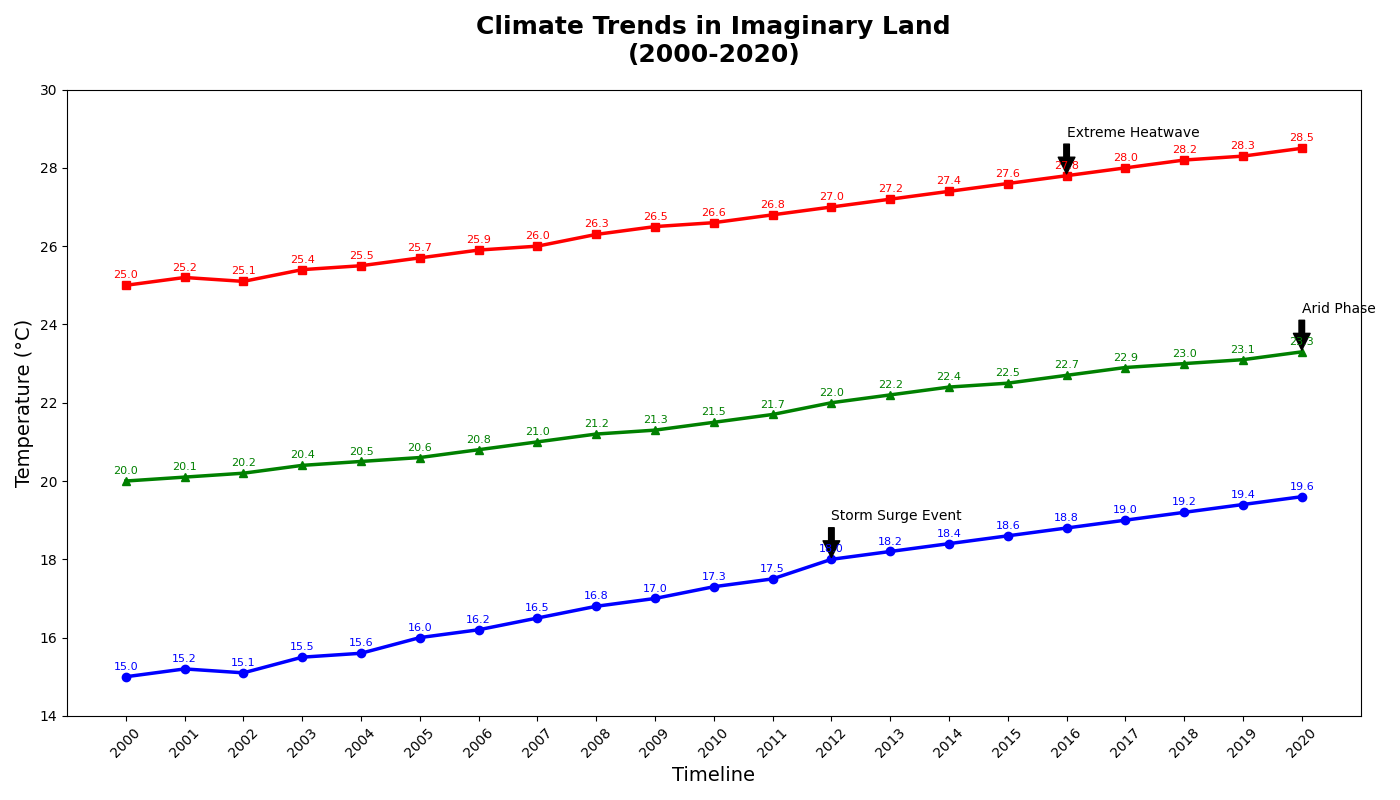

Write the Python code that produced this figure.
import matplotlib.pyplot as plt
import numpy as np

years = np.arange(2000, 2021)

north_region_temp = np.array([15, 15.2, 15.1, 15.5, 15.6, 16, 16.2, 16.5, 16.8, 17, 17.3, 17.5, 18, 18.2, 18.4, 18.6, 18.8, 19, 19.2, 19.4, 19.6])
south_region_temp = np.array([25, 25.2, 25.1, 25.4, 25.5, 25.7, 25.9, 26, 26.3, 26.5, 26.6, 26.8, 27, 27.2, 27.4, 27.6, 27.8, 28, 28.2, 28.3, 28.5])
central_region_temp = np.array([20, 20.1, 20.2, 20.4, 20.5, 20.6, 20.8, 21, 21.2, 21.3, 21.5, 21.7, 22, 22.2, 22.4, 22.5, 22.7, 22.9, 23, 23.1, 23.3])

fig, ax = plt.subplots(figsize=(14, 8))

ax.plot(years, north_region_temp, 'o-', color='blue', linewidth=2.5)
ax.plot(years, south_region_temp, 's-', color='red', linewidth=2.5)
ax.plot(years, central_region_temp, '^-', color='green', linewidth=2.5)

ax.set_title("Climate Trends in Imaginary Land\n(2000-2020)", fontsize=18, fontweight='bold', pad=20)
ax.set_xlabel("Timeline", fontsize=14)
ax.set_ylabel("Temperature (°C)", fontsize=14)

important_years = [2012, 2016, 2020]
annotations = [
    (2012, north_region_temp[years == 2012][0], 'Storm Surge Event'),
    (2016, south_region_temp[years == 2016][0], 'Extreme Heatwave'),
    (2020, central_region_temp[years == 2020][0], 'Arid Phase')
]

for year, value, note in annotations:
    ax.annotate(note, 
                xy=(year, value), 
                xytext=(year, value + 1), 
                textcoords='data',
                arrowprops=dict(facecolor='black', shrink=0.05),
                fontsize=10, 
                color='black')

for year, n_temp, s_temp, c_temp in zip(years, north_region_temp, south_region_temp, central_region_temp):
    ax.annotate(f'{n_temp:.1f}', xy=(year, n_temp), textcoords="offset points", xytext=(0,5), ha='center', fontsize=8, color='blue')
    ax.annotate(f'{s_temp:.1f}', xy=(year, s_temp), textcoords="offset points", xytext=(0,5), ha='center', fontsize=8, color='red')
    ax.annotate(f'{c_temp:.1f}', xy=(year, c_temp), textcoords="offset points", xytext=(0,5), ha='center', fontsize=8, color='green')

ax.set_xlim(1999, 2021)
ax.set_ylim(14, 30)

plt.xticks(years, rotation=45)
plt.tight_layout()

plt.show()
